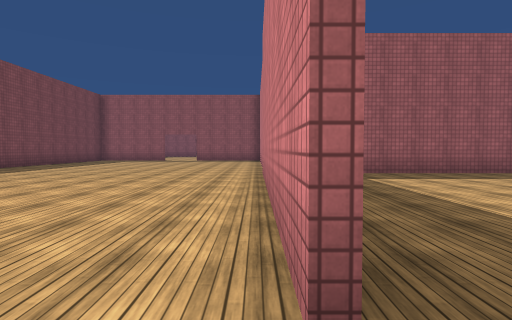
View 1 (above)

18 first-person views from a walk through a Unity game level. The camera is 1.2 m above the floor, tilts 2° down and sees 80° across. The floor is counted in squares, 2 m on a side. Each view is taken from the middle of a square. On the plan, view 1 faces up. The plan holds only what a view shows up to about 9 squares ahead; the rest is blank. The place goes on beyond the plan. The player character is not drawn. Surface patterns are stand-ins for the level's own textures.

View 2
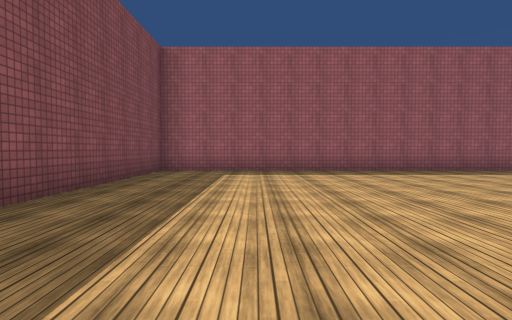

View 3
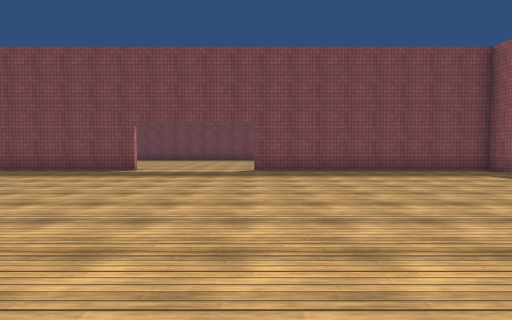

View 4
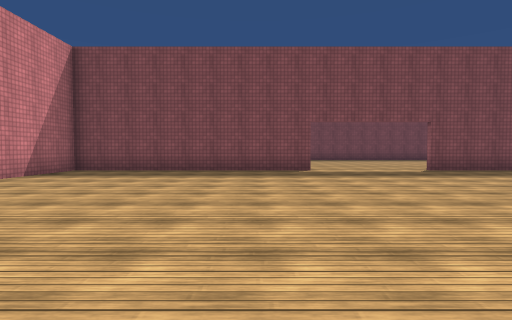

View 5
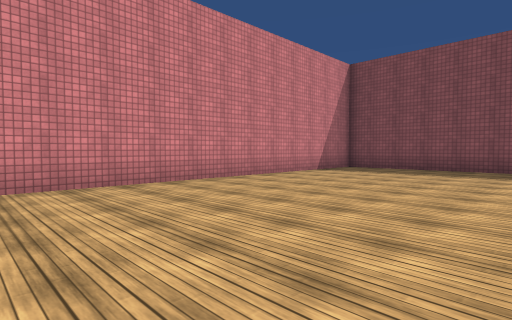

View 6
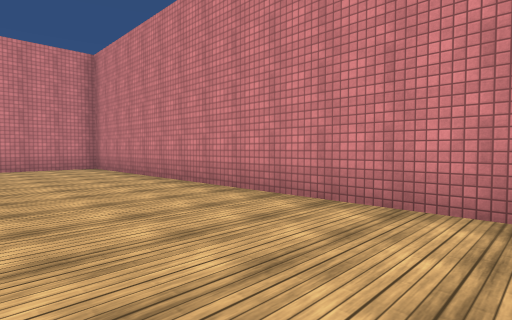

View 7
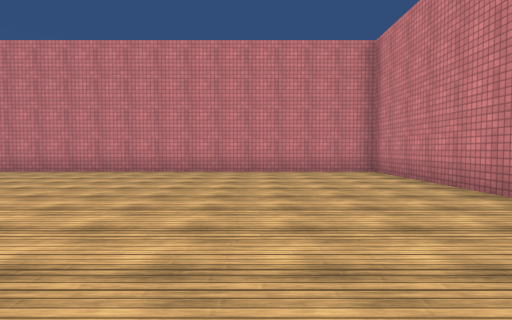

View 8
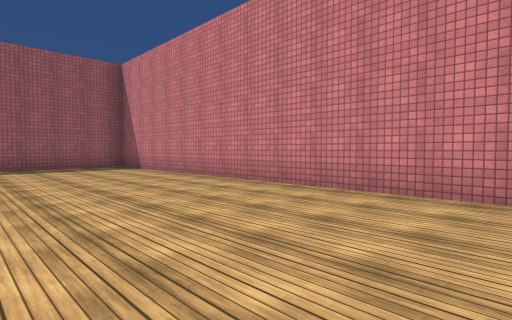

View 9
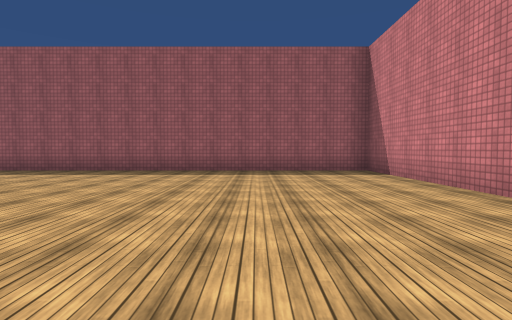

View 10
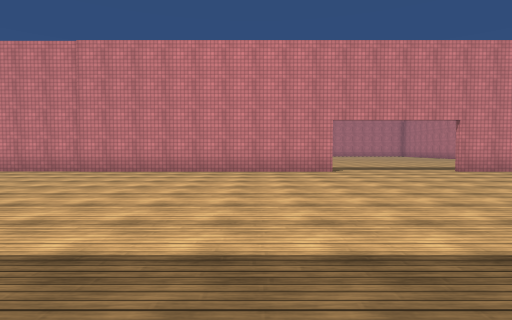

View 11
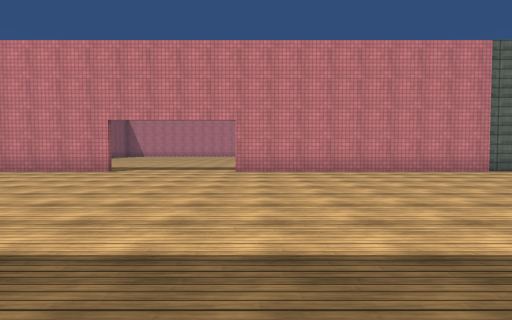

View 12
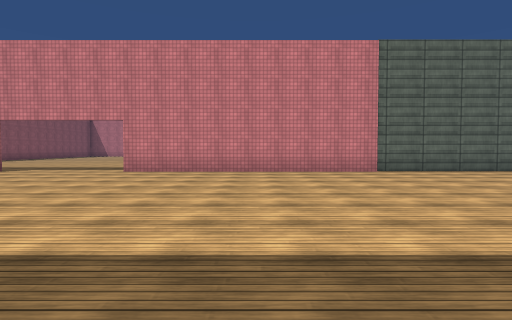

View 13
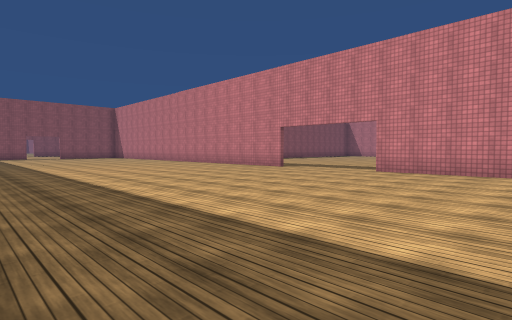

View 14
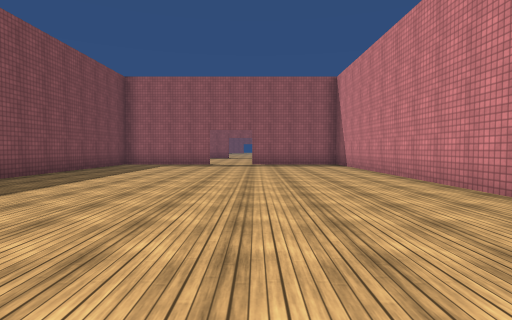

View 15
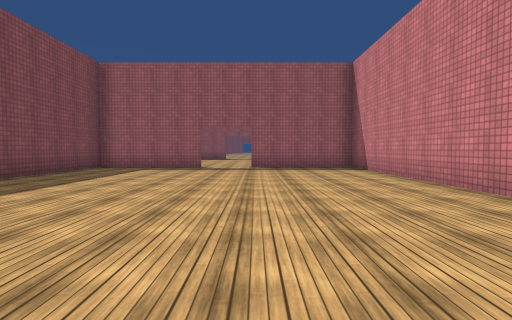

View 16
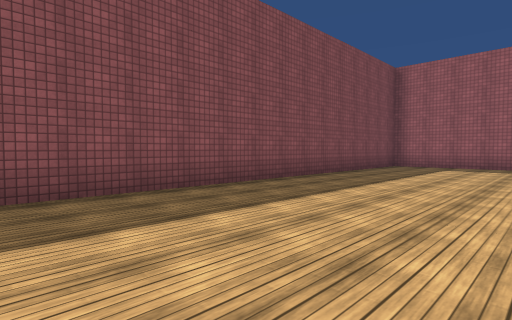

View 17
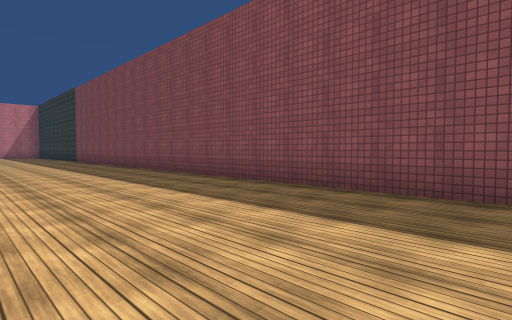

View 18
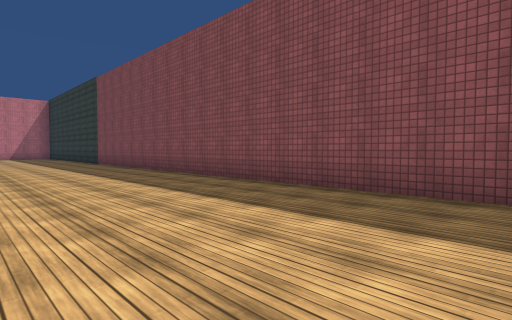

### Floor plan
Points are (right, up) in squares from view 1. A wall is a line through its corners. A room is listed if a view was taken in it or the views show most of it. See-through windows are left out.
Room 1 (views 1, 2, 3, 4, 5, 6, 7, 8, 9)
walls: (0.3, -2.4) (0.3, -9.2) (17.2, -9.2) (17.2, 7.7) (0.3, 7.7) (0.3, 0.9)
ways out: opening at (0, -1) to room 2
Room 2 (views 10, 11, 12, 13, 14, 15, 16, 17, 18)
walls: (0.2, 0.9) (0.2, 15); (-8.2, 15) (-8.2, -4.5); (0.2, -11.5) (0.2, -2.4)
ways out: opening at (0, -1) to room 1

Positions as (right, up) in squares from view 1, and headings:
1: (0, 0), facing up
2: (3, -1), facing up
3: (9, 1), facing left
4: (9, -4), facing left
5: (10, -4), facing down-left
6: (7, -6), facing down-right
7: (9, -6), facing right
8: (13, -3), facing up-right
9: (14, -1), facing up
10: (-8, 3), facing right
11: (-8, -3), facing right
12: (-8, -6), facing right
13: (-8, -6), facing up-right
14: (-3, 4), facing up
15: (-3, 6), facing up
16: (-4, 5), facing up-left
17: (-4, 7), facing down-left
18: (-4, 4), facing down-left
